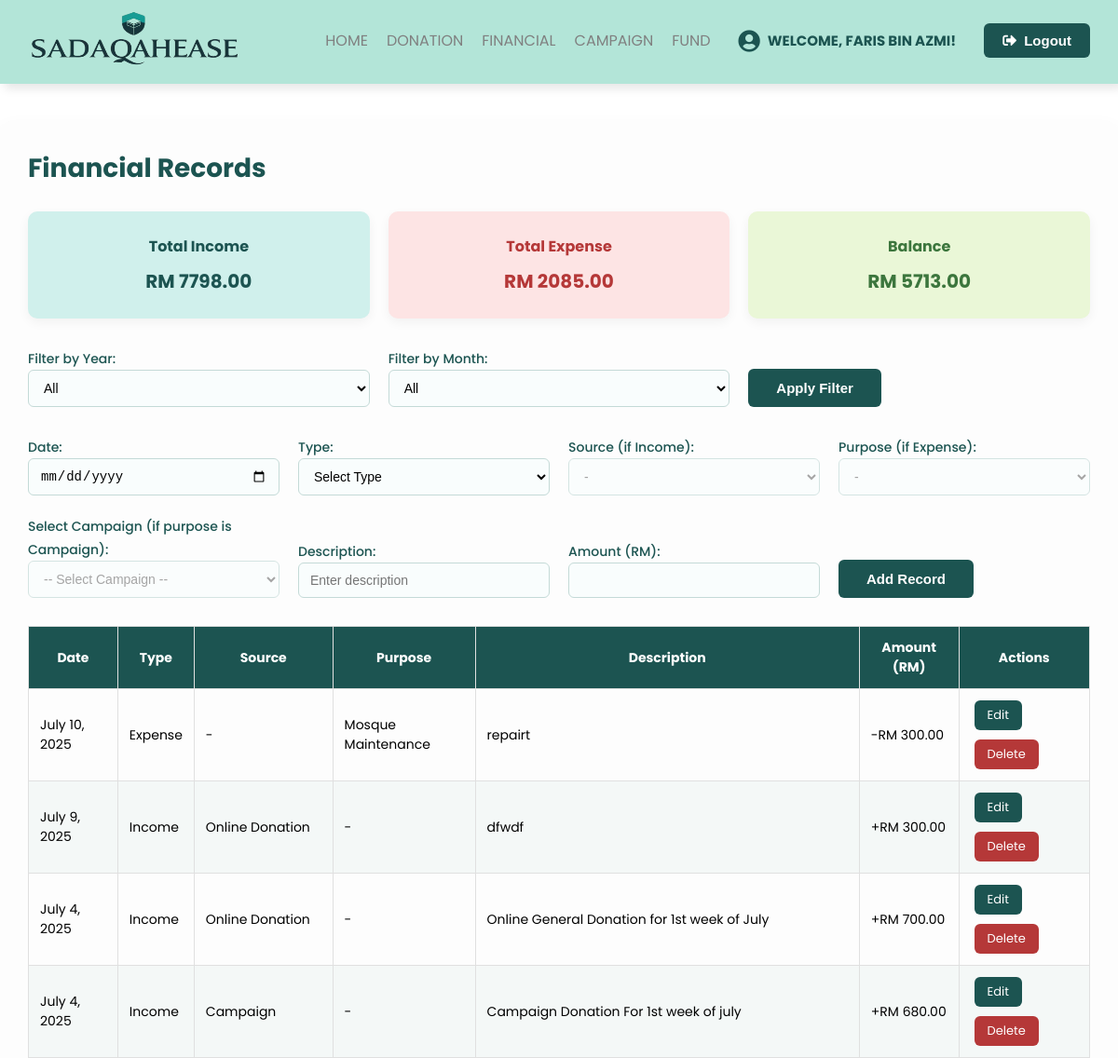
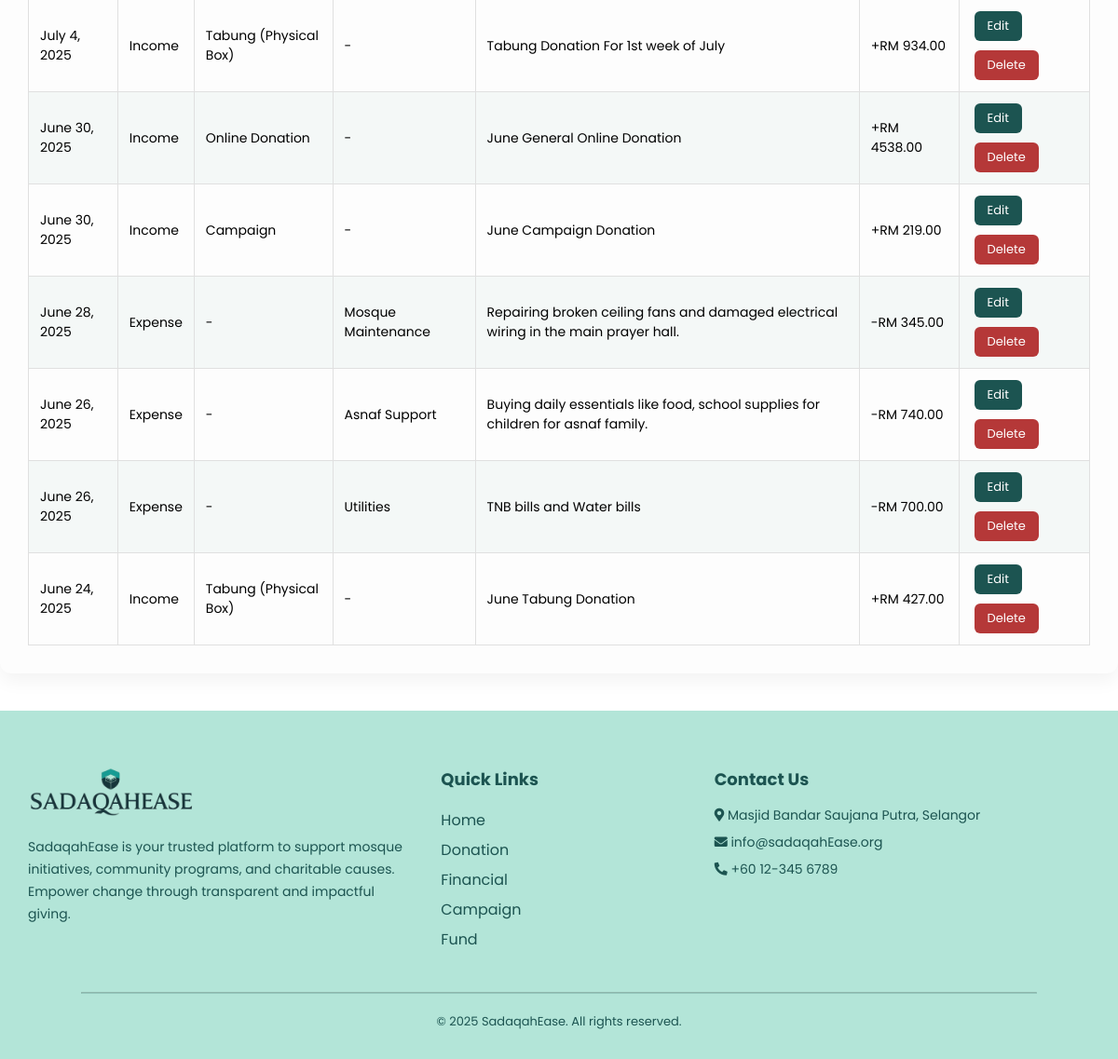
Page /treasurer/financial/ (signed in) on the committed database (2 pictures, top to bottom).
### SadaqahEase/models.py (models this page shows, shortened)
class Treasurer(models.Model):
    treasurerid = models.CharField(max_length=6, primary_key=True)
    name = models.CharField(max_length=100)
    email = models.EmailField()
    password = models.CharField(max_length=100)

class Financial(models.Model):
    FINANCIAL_TYPE_CHOICES = [
        ('Income', 'Income'),
        ('Expense', 'Expense'),
    ]
    SOURCE_CHOICES = [
        ('Online Donation', 'Online Donation'),
        ('Tabung (Physical Box)', 'Tabung (Physical Box)'),
        ('Campaign', 'Campaign'),
        ('Others', 'Others'),
    ]
    PURPOSE_CHOICES = [
        ('Asnaf Support', 'Asnaf Support'),
        ('Mosque Maintenance', 'Mosque Maintenance'),
        ('Utilities', 'Utilities'),
        ('Education Program', 'Education Program'),
        ('Community Event', 'Community Event'),
        ('Others', 'Others'),
    ]
    financialid = models.AutoField(primary_key=True)
    date = models.DateField()
    type = models.CharField(max_length=10, choices=FINANCIAL_TYPE_CHOICES)
    source = models.CharField(max_length=50, choices=SOURCE_CHOICES, blank=True, null=True)  # for Income
    purpose = models.CharField(max_length=50, choices=PURPOSE_CHOICES, blank=True, null=True)  # for Expense
    description = models.TextField(max_length=200)
    amount = models.DecimalField(max_digits=10, decimal_places=2)
    recorded_by = models.ForeignKey(Treasurer, on_delete=models.SET_NULL, null=True)
    campaign = models.ForeignKey(Campaign, on_delete=models.SET_NULL, null=True, blank=True)

### SadaqahEase/views.py (the view, shortened to what this page needs)
# urls.py: path('treasurer/financial/', views.financial_page, name='financial_page'),
def financial_page(request):
    treasurer_id = request.session.get('treasurer_id')
    treasurer = get_object_or_404(Treasurer, treasurerid=treasurer_id)
    selected_year = request.GET.get('year')
    selected_month = request.GET.get('month')
    financial_records = Financial.objects.all().order_by('-date')
    if selected_year:
        financial_records = financial_records.filter(date__year=selected_year)
    if selected_month:
        financial_records = financial_records.filter(date__month=selected_month)
    total_income = Financial.objects.filter(type='Income').aggregate(Sum('amount'))['amount__sum'] or 0
    total_expense = Financial.objects.filter(type='Expense').aggregate(Sum('amount'))['amount__sum'] or 0
    balance = total_income - total_expense
    year_values = Financial.objects.annotate(y=ExtractYear('date')).values_list('y', flat=True).distinct()
    years = sorted(set(year_values), reverse=True)
    months = [(i, calendar.month_name[i]) for i in range(1, 13)]
    campaigns = Campaign.objects.all()
    context = {
        'treasurer': treasurer,
        'financial_records': financial_records,
        'total_income': total_income,
        'total_expense': total_expense,
        'balance': balance,
        'years': years,
        'months': months,
        'campaigns': campaigns
    }
    return render(request, 'financial.html', context)

### SadaqahEase/templates/financial.html (shortened to what this page needs)
{% load static %}
<!DOCTYPE html>
<html lang="en">
<head>
  <link rel="stylesheet" href="https://cdnjs.cloudflare.com/ajax/libs/font-awesome/5.14.0/css/all.min.css">
</head>
<body>
<header>
  <div class="content flex_space">
    <div class="logo">
      <img src="{% static 'Sadaqahlogo.png' %}" alt="SadaqahEase Logo">
    </div>
    <div class="navbar">
      <ul id="menulist">
        <li><a href="{% url 'treasurer_mainpage' %}">Home</a></li>
        <li><a href="{% url 'record_donation_page' %}">Donation</a></li>
        <li><a href="{% url 'financial_page' %}">Financial</a></li>
        <li><a href="{% url 'manage_campaigns' %}">Campaign</a></li>
        <li><a href="{% url 'allocate_fund_page' %}">Fund</a></li>
        <li>
          <div class="welcome-message">
            <i class="fas fa-user-circle"></i>
            Welcome, {{ treasurer.name }}!
          </div>
        </li>
        <li>
<form method="post" action="{% url 'logout' %}">
  <button type="submit" class="logout_btn">
    <i class="fas fa-sign-out-alt"></i> Logout
  </button>
</form>
        </li>
      </ul>
    </div>
  </div>
</header>
  <div class="financial-container">
    <h1>Financial Records</h1>
    <div class="summary-boxes">
      <div class="summary-box summary-income">
        <h3>Total Income</h3>
        <p>RM {{ total_income|floatformat:2 }}</p>
      </div>
      <div class="summary-box summary-expense">
        <h3>Total Expense</h3>
        <p>RM {{ total_expense|floatformat:2 }}</p>
      </div>
      <div class="summary-box summary-balance">
        <h3>Balance</h3>
        <p>RM {{ balance|floatformat:2 }}</p>
      </div>
    </div>
<form method="get" class="filter-form">
  <div>
    <label for="year">Filter by Year:</label>
    <select name="year" id="year">
      <option value="">All</option>
    </select>
  </div>
  <div>
    <label for="month">Filter by Month:</label>
    <select name="month" id="month">
      <option value="">All</option>
    </select>
  </div>
  <div class="submit-container">
    <button type="submit" class="filter_btn">Apply Filter</button>
  </div>
</form>
<form method="post" class="financial-form">
  <div>
    <label>Date:</label>
    <input type="date" name="date" required>
  </div>
  <div>
    <label>Type:</label>
    <select name="type" required>
      <option value="">Select Type</option>
    </select>
  </div>
  <div>
    <label>Source (if Income):</label>
    <select name="source">
      <option value="">-</option>
    </select>
  </div>
  <div>
    <label>Purpose (if Expense):</label>
    <select name="purpose">
      <option value="">-</option>
    </select>
  </div>
  <div>
  <label>Select Campaign (if purpose is Campaign):</label>
  <select name="campaign_id" id="campaignDropdown" disabled>
    <option value="">-- Select Campaign --</option>
  </select>
  </div>
  <div>
    <label>Description:</label>
    <input type="text" name="description" placeholder="Enter description" required>
  </div>
  <div>
    <label>Amount (RM):</label>
    <input type="number" name="amount" step="0.01" required>
  </div>
  <div class="submit-container">
   <button type="submit" class="add_btn">Add Record</button>
  </div>
</form>
    <table class="financial-table">
      <thead>
        <tr>
          <th>Date</th>
          <th>Type</th>
          <th>Source</th>
          <th>Purpose</th>
          <th>Description</th>
          <th>Amount (RM)</th>
          <th>Actions</th>
        </tr>
      </thead>
      <tbody>
        {% for item in financial_records %}
        <tr>
          <td>{{ item.date }}</td>
          <td>{{ item.type }}</td>
          <td>{{ item.source|default:"-" }}</td>
          <td>{{ item.purpose|default:"-" }}</td>
          <td>{{ item.description }}</td>
          <td>
            {% if item.type == "Income" %}
            +RM {{ item.amount|floatformat:2 }}
            {% else %}
            -RM {{ item.amount|floatformat:2 }}
            {% endif %}
          </td>
          <td>
            <a href="{% url 'edit_financial' item.financialid %}" class="action-btn edit-btn">Edit</a>
            <a href="{% url 'delete_financial' item.financialid %}" class="action-btn delete-btn" onclick="return confirm('Are you sure you want to delete this record?');">Delete</a>
          </td>
        </tr>
        {% empty %}
        <tr><td colspan="7" style="text-align: center; padding: 20px;">No financial records found.</td></tr>
        {% endfor %}
      </tbody>
    </table>
  </div>
<footer  id="contact-section" style="background: rgb(179, 229, 216); color: #1c5451; padding: 60px 30px 30px;">
  <div style="display: flex; flex-wrap: wrap; justify-content: space-between; align-items: flex-start; gap: 40px; max-width: 1200px; margin: auto;">
    <div style="flex: 1 1 300px;">
      <img src="{% static 'Sadaqahlogo.png' %}" alt="SadaqahEase Logo" style="width: 180px; margin-bottom: 15px;">
      <p style="line-height: 1.7; font-size: 14px; color: #1c5451;">
        SadaqahEase is your trusted platform to support mosque initiatives, community programs, and charitable causes.
        Empower change through transparent and impactful giving.
      </p>
    </div>
    <div style="flex: 1 1 150px;">
      <h3 style="margin-bottom: 15px; font-size: 18px; color: #1c5451;">Quick Links</h3>
      <ul style="list-style: none; padding: 0; line-height: 2;">
        <li><a href="{% url 'treasurer_mainpage' %}"style="color: #1c5451; text-decoration: none;">Home</a></li>
        <li><a href="{% url 'record_donation_page' %}"style="color: #1c5451; text-decoration: none;">Donation</a></li>
        <li><a href="{% url 'financial_page' %}"style="color: #1c5451; text-decoration: none;">Financial</a></li>
        <li><a href="{% url 'manage_campaigns' %}"style="color: #1c5451; text-decoration: none;">Campaign</a></li>
        <li><a href="{% url 'allocate_fund_page' %}"style="color: #1c5451; text-decoration: none;">Fund</a></li>
      </ul>
    </div>
    <div style="flex: 1 1 300px;">
      <h3 style="margin-bottom: 15px; font-size: 18px; color: #1c5451;">Contact Us</h3>
      <p style="font-size: 14px; margin-bottom: 8px;"><i class="fas fa-map-marker-alt"></i> Masjid Bandar Saujana Putra, Selangor</p>
      <p style="font-size: 14px; margin-bottom: 8px;"><i class="fas fa-envelope"></i> info@sadaqahEase.org</p>
      <p style="font-size: 14px;"><i class="fas fa-phone-alt"></i> +60 12-345 6789</p>
    </div>
  </div>
  <hr style="margin: 40px auto 20px; border-color: rgba(28, 84, 81, 0.2); width: 90%;">
  <p style="text-align: center; font-size: 13px; color: #1c5451;">&copy; 2025 SadaqahEase. All rights reserved.</p>
</footer>
</body>
</html>

### SadaqahEase/templates/financial.html (style rules this page uses)
* { padding: 0; margin: 0; box-sizing: border-box; }
body { font-family: "Poppins", sans-serif; background-color: #fff; }
header a { text-decoration: none; }
li { list-style: none; }
.flex_space { display: flex; justify-content: space-between; align-items: center; }
button { border: none; background: none; transition: 0.5s; cursor: pointer; }
.welcome-message { display: flex; align-items: center; gap: 8px; color: #1c5451; font-weight: bold; font-size: 15px; padding: 10px; }
.welcome-message i { font-size: 24px; transition: transform 0.3s ease, color 0.3s ease; }
header { height: 90px; padding: 0 20px; position: sticky; top: 0; z-index: 1000; background: rgb(179, 229, 216); box-shadow: 5px 5px 10px rgba(0, 0, 0, 0.1); }
header img { padding: 10px; width: 250px; height: 80px; }
header ul { display: flex; align-items: center; }
header ul li { margin: 0 10px; text-transform: uppercase; }
header ul li a { color: grey; transition: 0.3s; }
.financial-container { max-width: 1350px; margin: 40px auto; background: #fdfdfd; padding: 30px; border-radius: 12px; box-shadow: 0 8px 20px rgba(0, 0, 0, 0.05); }
.financial-container h1 { font-size: 28px; color: #1c5451; margin-bottom: 25px; }
.summary-boxes { display: flex; flex-wrap: wrap; gap: 20px; margin-bottom: 30px; }
.summary-box { flex: 1; border-radius: 10px; padding: 25px; text-align: center; box-shadow: 0 4px 12px rgba(0, 0, 0, 0.05); }
.summary-box h3 { font-size: 16px; margin-bottom: 10px; }
.summary-box p { font-size: 20px; font-weight: bold; }
.summary-income { background-color: #d0f0ec; color: #1c5451; }
.summary-expense { background-color: #fde4e4; color: #b53838; }
.summary-balance { background-color: #eaf7d7; color: #3c763d; }
.financial-form { display: grid; grid-template-columns: repeat(auto-fit, minmax(220px, 1fr)); gap: 20px; margin-bottom: 30px; align-items: end; }
.financial-form label { font-weight: 500; margin-bottom: 6px; color: #1c5451; font-size: 14px; }
.financial-form input, .financial-form select { width: 100%; padding: 10px 12px; font-size: 14px; border: 1px solid #c4dad7; border-radius: 6px; background-color: #f9fdfd; transition: border 0.3s; }
.financial-table { width: 100%; border-collapse: collapse; }
.financial-table th, .financial-table td { padding: 12px; font-size: 14px; border: 1px solid #e0e0e0; }
.financial-table th { background-color: #1c5451; color: white; }
.financial-table tr:nth-child(even) { background-color: #f4f8f7; }
.action-btn { padding: 6px 14px; border-radius: 6px; font-size: 13px; margin: 0 4px; color: white; text-decoration: none; display: inline-block; transition: background-color 0.3s ease, transform 0.2s ease; }
.edit-btn { background-color: #1c5451; }
.delete-btn { background-color: #b53838; margin-top: 10px; }
.filter-form { display: grid; grid-template-columns: repeat(auto-fit, minmax(220px, 1fr)); gap: 20px; margin-bottom: 30px; align-items: end; }
.filter-form label { font-weight: 500; margin-bottom: 6px; color: #1c5451; font-size: 14px; }
.filter-form select { width: 100%; padding: 10px 12px; font-size: 14px; border: 1px solid #c4dad7; border-radius: 6px; background-color: #f9fdfd; transition: border 0.3s; }
.logout_btn { padding: 10px 20px; background-color: #1c5451; font-weight: bold; color: white; border-radius: 6px; display: flex; align-items: center; justify-content: center; font-size: 15px; gap: 8px; transition: background-color 0.3s ease; }
.filter_btn { padding: 12px 30px; font-size: 15px; font-weight: bold; border-radius: 6px; background-color: #1c5451; color: white; border: none; transition: background-color 0.3s ease, transform 0.2s ease; }
.add_btn { padding: 12px 30px; font-size: 15px; font-weight: bold; border-radius: 6px; background-color: #1c5451; color: white; border: none; transition: background-color 0.3s ease, transform 0.2s ease; }

### rows in the picture
Treasurer: name "FARIS BIN AZMI"
Financial: date "July 10, 2025", type "Expense", source "-", purpose "Mosque Maintenance", description "repairt", amount "300.00"
Financial: date "July 9, 2025", type "Income", source "Online Donation", purpose "-", description "dfwdf", amount "300.00"
Financial: date "July 4, 2025", type "Income", source "Online Donation", purpose "-", description "Online General Donation for 1st week of July", amount "700.00"
Financial: date "July 4, 2025", type "Income", source "Campaign", purpose "-", description "Campaign Donation For 1st week of july", amount "680.00"
Financial: date "July 4, 2025", type "Income", source "Tabung (Physical Box)", purpose "-", description "Tabung Donation For 1st week of July", amount "934.00"
Financial: date "June 30, 2025", type "Income", source "Online Donation", purpose "-", description "June General Online Donation", amount "4538.00"
Financial: date "June 30, 2025", type "Income", source "Campaign", purpose "-", description "June Campaign Donation", amount "219.00"
Financial: date "June 28, 2025", type "Expense", source "-", purpose "Mosque Maintenance", description "Repairing broken ceiling fans and damaged electrical wiring in the main prayer hall.", amount "345.00"
Financial: date "June 26, 2025", type "Expense", source "-", purpose "Asnaf Support", description "Buying daily essentials like food, school supplies for children for asnaf family.", amount "740.00"
Financial: date "June 26, 2025", type "Expense", source "-", purpose "Utilities", description "TNB bills and Water bills", amount "700.00"
Financial: date "June 24, 2025", type "Income", source "Tabung (Physical Box)", purpose "-", description "June Tabung Donation", amount "427.00"

### other values in the picture
{{ total_income|floatformat:2 }} "7798.00"
{{ total_expense|floatformat:2 }} "2085.00"
{{ balance|floatformat:2 }} "5713.00"
